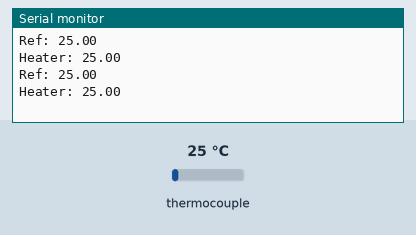
This sketch was run on a simulated Arduino Uno, built with avr-gcc and run on an emulated ATmega328P. Parts: the last lines printed to the serial monitor. The inputs (shaded band) are chosen by the test bench; at power-on: thermocouple 25 °C.

Above: at 1.7 s.
1.8 s: thermocouple set to 6 °C
At 3.1 s:
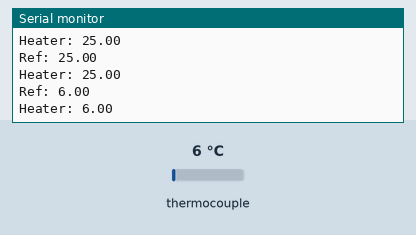
3.3 s: thermocouple set to 75 °C
At 4.3 s:
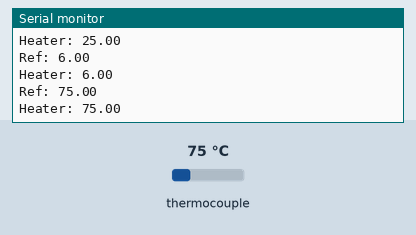
Timing chart, 0 to 6.3 s (numbered marks = the images above; inputs shaded):
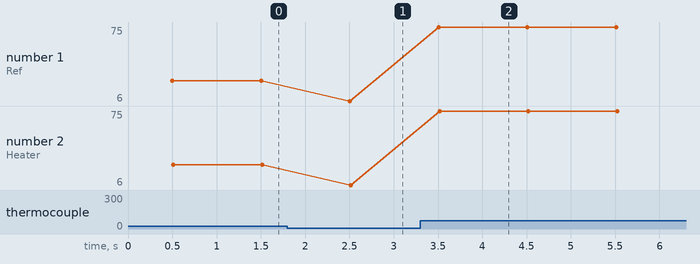

Measured:
- after the input at 1.8 s, the serial monitor: prints a new line after 0.70 s (image 1)
- after the input at 3.3 s, the serial monitor: prints a new line after 0.21 s (image 2)
- plotted number 1: 25 → 6 after the input at 1.8 s, 6 → 75 after the input at 3.3 s
- plotted number 2: 25 → 6 after the input at 1.8 s, 6 → 75 after the input at 3.3 s

The sketch:

adafruit_testing.ino
```cpp
#include <SPI.h>
#include "Adafruit_MAX31855.h"
#define tc_1_CS   8
#define tc_2_CS   7
Adafruit_MAX31855 Tc_1(tc_1_CS);
Adafruit_MAX31855 Tc_2(tc_2_CS);

void setup() {
  Serial.begin(9600);
  delay(500);
}

void loop() {
  // basic readout test, just print the current temp
  Serial.print("Ref: ");
//  Serial.print(Tc_1.readInternal());

  float c = Tc_1.readCelsius();
  if (isnan(c)) {
    Serial.println("Something wrong with thermocouple!");
  } else {
//    Serial.print(" External: ");
    Serial.println(c);
  }
  Serial.print("Heater: ");
//  Serial.print(Tc_2.readInternal());

  c = Tc_2.readCelsius();
  if (isnan(c)) {
    Serial.println("Something wrong with thermocouple!");
  } else {
//    Serial.print(" External: ");
    Serial.println(c);
  }

  delay(1000);
}
```
